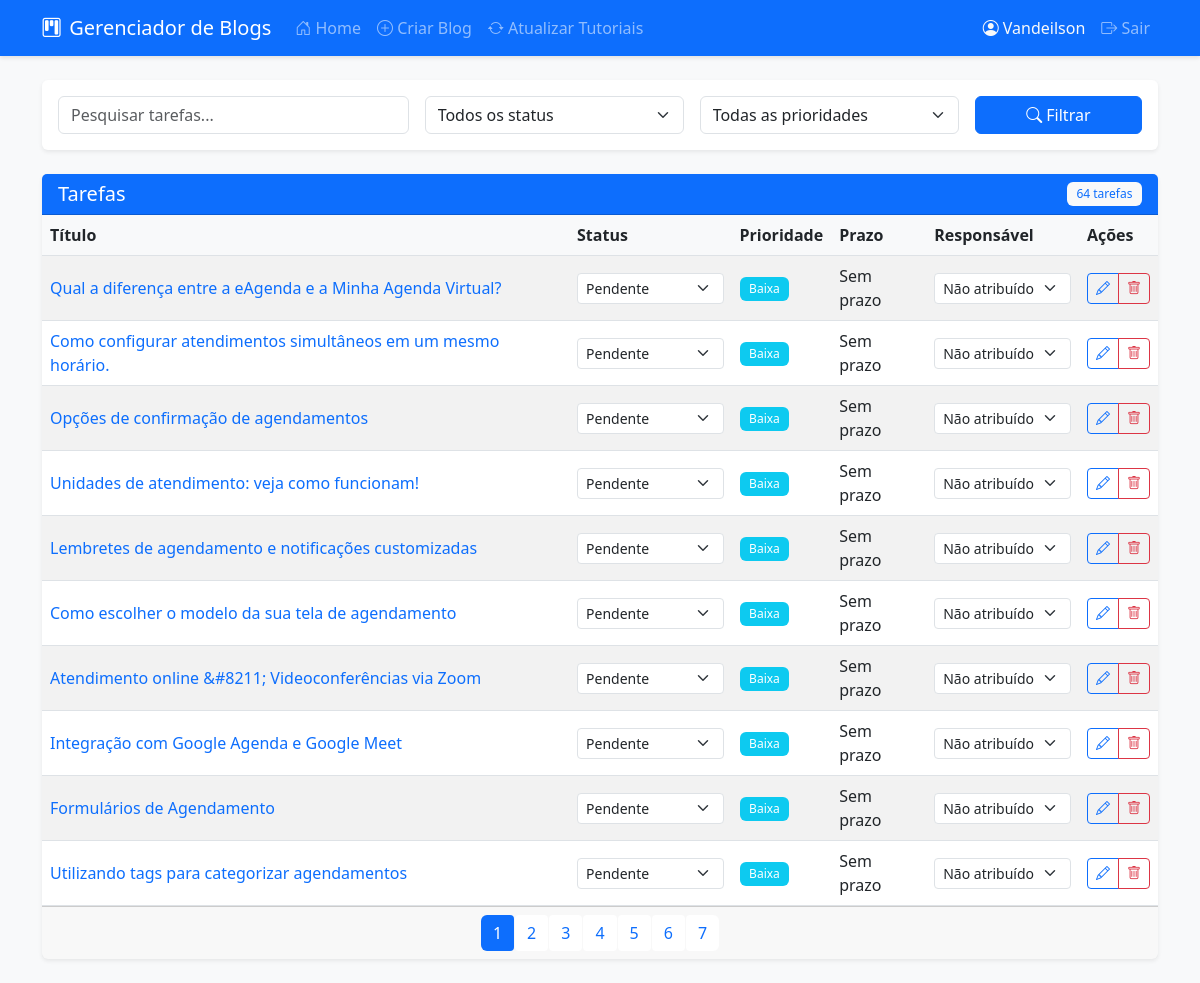
Screenshot of / (signed in) with the database file from the repository.
### app.py (models this page shows)
class User(db.Model):
    id = db.Column(db.Integer, primary_key=True)
    username = db.Column(db.String(80), unique=True, nullable=False)
    password = db.Column(db.String(120), nullable=False)
    role = db.Column(db.String(20), nullable=False, default='reviewer')
    tasks = db.relationship('Task', backref='assignee', lazy=True)
    comments = db.relationship('TaskComment', backref='user', lazy=True)

class Task(db.Model):
    id = db.Column(db.Integer, primary_key=True)
    title = db.Column(db.String(200), nullable=False)      # Mantido
    status = db.Column(db.String(20), default='pending')   # Mantido
    priority = db.Column(db.Integer, default=3)            # Mantido
    deadline = db.Column(db.DateTime)                      # Mantido
    created_at = db.Column(db.DateTime, default=datetime.utcnow)
    updated_at = db.Column(db.DateTime, default=datetime.utcnow, onupdate=datetime.utcnow)
    assigned_to = db.Column(db.Integer, db.ForeignKey('user.id'))  # Mantido
    url = db.Column(db.String(500))                        # Mantido
    is_active = db.Column(db.Boolean, default=True)        # Mantido
    comments = db.relationship('TaskComment', backref='task', lazy=True, order_by='TaskComment.created_at')  # Mantido

### app.py (the view)
@app.route('/')
@login_required
def index():
    page = request.args.get('page', 1, type=int)
    per_page = 10
    query = Task.query.filter_by(is_active=True)
    status_filter = request.args.get('status')
    priority_filter = request.args.get('priority', type=int)
    search = request.args.get('search', '').strip()
    if status_filter:
        query = query.filter_by(status=status_filter)
    if priority_filter:
        query = query.filter_by(priority=priority_filter)
    if search:
        query = query.filter(Task.title.ilike(f'%{search}%'))
    if session.get('role') != 'admin':
        query = query.filter_by(assigned_to=session['user_id'])
    tasks = query.order_by(Task.priority.asc(), Task.deadline.asc())\
                .paginate(page=page, per_page=per_page, error_out=False)
    users = User.query.all() if session.get('role') == 'admin' else []
    return render_template('index.html',
                         tasks=tasks,
                         users=users,
                         status_filter=status_filter,
                         priority_filter=priority_filter,
                         search=search)

### app.py (called while the page is built)
def login_required(f):
    @wraps(f)
    def decorated_function(*args, **kwargs):
        if 'user_id' not in session:
            return redirect(url_for('login'))
        return f(*args, **kwargs)
    return decorated_function

### templates/index.html (shortened to what this page needs)
{% extends "base.html" %}
{% block content %}
<div class="row mb-4">
    <div class="col-md-12">
        <div class="card">
            <div class="card-body">
                <form method="GET" class="row g-3">
                    <div class="col-md-4">
                        <input type="text" class="form-control" name="search" placeholder="Pesquisar tarefas..." value="{{ search }}">
                    </div>
                    <div class="col-md-3">
                        <select class="form-select" name="status">
                            <option value="">Todos os status</option>
                        </select>
                    </div>
                    <div class="col-md-3">
                        <select class="form-select" name="priority">
                            <option value="">Todas as prioridades</option>
                        </select>
                    </div>
                    <div class="col-md-2">
                        <button type="submit" class="btn btn-primary w-100">
                            <i class="bi bi-search"></i> Filtrar
                        </button>
                    </div>
                </form>
            </div>
        </div>
    </div>
</div>
<div class="row">
    <div class="col-md-12">
        <div class="card">
            <div class="card-header bg-primary text-white d-flex justify-content-between align-items-center">
                <h5 class="mb-0">Tarefas</h5>
                <span class="badge bg-light text-primary">{{ tasks.total }} tarefas</span>
            </div>
            <div class="table-responsive">
                <table class="table table-hover table-striped mb-0">
                    <thead>
                        <tr>
                            <th>Título</th>
                            <th>Status</th>
                            <th>Prioridade</th>
                            <th>Prazo</th>
                            <th>Responsável</th>
                            <th>Ações</th>
                        </tr>
                    </thead>
                    <tbody>
                        {% for task in tasks.items %}
                        <tr>
                            <td>
                                <a href="{{ task.url }}" target="_blank" class="text-decoration-none">
                                    {{ task.title }}
                                </a>
                            </td>
                            <td>
                                <select class="form-select form-select-sm status-select" data-task-id="{{ task.id }}"
                                    {% if session.role != 'admin' and task.assigned_to != session.user_id %}disabled{% endif %}>
                                    <option value="pending" {% if task.status == 'pending' %}selected{% endif %}>Pendente</option>
                                </select>
                            </td>
                            <td>
                                <span class="badge {% if task.priority == 1 %}bg-danger{% elif task.priority == 2 %}bg-warning{% else %}bg-info{% endif %}">
                                    {% if task.priority == 1 %}Alta{% elif task.priority == 2 %}Média{% else %}Baixa{% endif %}
                                </span>
                            </td>
                            <td>
                                {% if task.deadline %}
                                    {{ task.deadline.strftime('%d/%m/%Y') }}
                                {% else %}
                                    Sem prazo
                                {% endif %}
                            </td>
                            <td>
                                {% if session.role == 'admin' %}
                                <select class="form-select form-select-sm assign-select" data-task-id="{{ task.id }}">
                                    <option value="">Não atribuído</option>
                                </select>
                                {% else %}
                                {{ task.assignee.username if task.assignee else 'Não atribuído' }}
                                {% endif %}
                            </td>
                            <td>
                                <div class="btn-group">
                                    <button type="button" class="btn btn-sm btn-outline-primary"
                                            data-bs-toggle="modal" data-bs-target="#taskModal"
                                            data-task-id="{{ task.id }}"
                                            data-task-title="{{ task.title }}"
                                            data-task-deadline="{{ task.deadline.strftime('%Y-%m-%d') if task.deadline else '' }}"
                                            data-task-priority="{{ task.priority }}">
                                        <i class="bi bi-pencil"></i>
                                    </button>
                                    {% if session.role == 'admin' %}
                                    <button type="button" class="btn btn-sm btn-outline-danger delete-task" data-task-id="{{ task.id }}">
                                        <i class="bi bi-trash"></i>
                                    </button>
                                    {% endif %}
                                </div>
                            </td>
                        </tr>
                        {% endfor %}
                    </tbody>
                </table>
            </div>
            {% if tasks.pages > 1 %}
            <div class="card-footer">
                <nav>
                    <ul class="pagination justify-content-center mb-0">
                        {% for page in range(1, tasks.pages + 1) %}
                        <li class="page-item {% if page == tasks.page %}active{% endif %}">
                            <a class="page-link" href="{{ url_for('index', page=page, status=status_filter, priority=priority_filter, search=search) }}">
                                {{ page }}
                            </a>
                        </li>
                        {% endfor %}
                    </ul>
                </nav>
            </div>
            {% endif %}
        </div>
    </div>
</div>
{% endblock %}

### templates/base.html (shortened to what this page needs)
<!DOCTYPE html>
<html lang="pt-BR">
<head>
    <link href="https://cdn.jsdelivr.net/npm/bootstrap@5.3.0/dist/css/bootstrap.min.css" rel="stylesheet">
    <link href="https://cdn.jsdelivr.net/npm/bootstrap-icons@1.10.0/font/bootstrap-icons.css" rel="stylesheet">
    <link href="{{ url_for('static', filename='css/style.css') }}" rel="stylesheet">
</head>
<body>
    <nav class="navbar navbar-expand-lg navbar-dark bg-primary">
        <div class="container">
            <a class="navbar-brand" href="{{ url_for('index') }}">
                <i class="bi bi-kanban me-2"></i>Gerenciador de Blogs
            </a>
            {% if session.get('user_id') %}
            <div class="collapse navbar-collapse" id="navbarNav">
                <ul class="navbar-nav me-auto">
                    <li class="nav-item">
                        <a class="nav-link" href="{{ url_for('index') }}">
                            <i class="bi bi-house-door"></i> Home
                        </a>
                    </li>
                    <li class="nav-item">
                        <a class="nav-link" href="{{ url_for('create_task') }}">
                            <i class="bi bi-plus-circle"></i> Criar Blog
                        </a>
                    </li>
                    {% if session.get('role') == 'admin' %}
                    <li class="nav-item">
                        <a class="nav-link sync-tasks" href="#" data-bs-toggle="modal" data-bs-target="#syncModal">
                            <i class="bi bi-arrow-repeat"></i> Atualizar Tutoriais
                        </a>
                    </li>
                    {% endif %}
                </ul>
                <ul class="navbar-nav">
                    <li class="nav-item">
                        <span class="nav-link text-light">
                            <i class="bi bi-person-circle"></i> {{ session.get('username') }}
                        </span>
                    </li>
                    <li class="nav-item">
                        <a class="nav-link" href="{{ url_for('logout') }}">
                            <i class="bi bi-box-arrow-right"></i> Sair
                        </a>
                    </li>
                </ul>
            </div>
            {% endif %}
        </div>
    </nav>
    <main class="container my-4">
        {% block content %}{% endblock %}
    </main>
</body>
</html>

### static/css/style.css (style rules this page uses)
:root { --primary-color: #0d6efd; --secondary-color: #6c757d; --success-color: #198754; --danger-color: #dc3545; --warning-color: #ffc107; --info-color: #0dcaf0; }
body { min-height: 100vh; display: flex; flex-direction: column; background-color: #f8f9fa; }
main { flex: 1; }
.navbar { box-shadow: 0 2px 4px rgba(0,0,0,.1); }
.navbar-brand i { font-size: 1.2rem; }
.card { border: none; box-shadow: 0 0.125rem 0.25rem rgba(0,0,0,.075); transition: transform 0.2s ease-in-out; }
.table { margin-bottom: 0; }
.table th { border-top: none; background-color: #f8f9fa; }
.table td { vertical-align: middle; }
.badge { padding: 0.5em 0.8em; font-weight: 500; }
.pagination { margin-bottom: 0; }
.page-link { border: none; margin: 0 2px; border-radius: 4px; }
.page-item.active .page-link { background-color: var(--primary-color); border-color: var(--primary-color); }

### rows the page displays
User: get "Vandeilson"
Task: title "Qual a diferença entre a eAgenda e a Minha Agenda Virtual?", status+id "Pendente", priority "Baixa", shows "Sem prazo"
Task: title "Como configurar atendimentos simultâneos em um mesmo horário.", status+id "Pendente", priority "Baixa", shows "Sem prazo"
Task: title "Opções de confirmação de agendamentos", status+id "Pendente", priority "Baixa", shows "Sem prazo"
Task: title "Unidades de atendimento: veja como funcionam!", status+id "Pendente", priority "Baixa", shows "Sem prazo"
Task: title "Lembretes de agendamento e notificações customizadas", status+id "Pendente", priority "Baixa", shows "Sem prazo"
Task: title "Como escolher o modelo da sua tela de agendamento", status+id "Pendente", priority "Baixa", shows "Sem prazo"
Task: title "Atendimento online &#8211; Videoconferências via Zoom", status+id "Pendente", priority "Baixa", shows "Sem prazo"
Task: title "Integração com Google Agenda e Google Meet", status+id "Pendente", priority "Baixa", shows "Sem prazo"
Task: title "Formulários de Agendamento", status+id "Pendente", priority "Baixa", shows "Sem prazo"
Task: title "Utilizando tags para categorizar agendamentos", status+id "Pendente", priority "Baixa", shows "Sem prazo"

### other values shown
{{ tasks.total }} "64"
{{ page }} "1" "2" "3" "4" "5" "6" "7"
